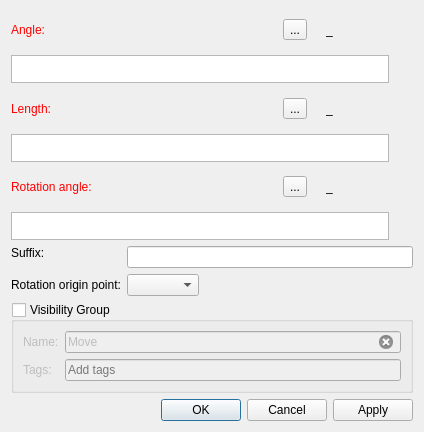
<?xml version="1.0" encoding="UTF-8"?>
<ui version="4.0">
 <class>DialogMove</class>
 <widget class="QDialog" name="DialogMove">
  <property name="geometry">
   <rect>
    <x>0</x>
    <y>0</y>
    <width>424</width>
    <height>432</height>
   </rect>
  </property>
  <property name="windowTitle">
   <string>Move</string>
  </property>
  <property name="windowIcon">
   <iconset resource="../../../vmisc/share/resources/icon.qrc">
    <normaloff>:/icon/64x64/icon64x64.png</normaloff>:/icon/64x64/icon64x64.png</iconset>
  </property>
  <layout class="QVBoxLayout" name="verticalLayout">
   <item>
    <layout class="QHBoxLayout" name="horizontalLayout">
     <item alignment="Qt::AlignLeft">
      <widget class="QLabel" name="labelEditAngle">
       <property name="sizePolicy">
        <sizepolicy hsizetype="Fixed" vsizetype="Preferred">
         <horstretch>0</horstretch>
         <verstretch>0</verstretch>
        </sizepolicy>
       </property>
       <property name="palette">
        <palette>
         <active>
          <colorrole role="WindowText">
           <brush brushstyle="SolidPattern">
            <color alpha="255">
             <red>255</red>
             <green>0</green>
             <blue>0</blue>
            </color>
           </brush>
          </colorrole>
         </active>
         <inactive>
          <colorrole role="WindowText">
           <brush brushstyle="SolidPattern">
            <color alpha="255">
             <red>255</red>
             <green>0</green>
             <blue>0</blue>
            </color>
           </brush>
          </colorrole>
         </inactive>
         <disabled>
          <colorrole role="WindowText">
           <brush brushstyle="SolidPattern">
            <color alpha="255">
             <red>159</red>
             <green>158</green>
             <blue>158</blue>
            </color>
           </brush>
          </colorrole>
         </disabled>
        </palette>
       </property>
       <property name="text">
        <string>Angle:</string>
       </property>
      </widget>
     </item>
     <item>
      <spacer name="horizontalSpacer">
       <property name="orientation">
        <enum>Qt::Horizontal</enum>
       </property>
       <property name="sizeHint" stdset="0">
        <size>
         <width>40</width>
         <height>20</height>
        </size>
       </property>
      </spacer>
     </item>
     <item alignment="Qt::AlignRight">
      <widget class="QToolButton" name="toolButtonExprAngle">
       <property name="toolTip">
        <string>Formula wizard</string>
       </property>
       <property name="text">
        <string notr="true">...</string>
       </property>
       <property name="icon">
        <iconset resource="../../../vmisc/share/resources/icon.qrc">
         <normaloff>:/icon/24x24/fx.png</normaloff>:/icon/24x24/fx.png</iconset>
       </property>
       <property name="iconSize">
        <size>
         <width>24</width>
         <height>24</height>
        </size>
       </property>
      </widget>
     </item>
     <item alignment="Qt::AlignRight">
      <widget class="QLabel" name="label_2">
       <property name="text">
        <string/>
       </property>
       <property name="pixmap">
        <pixmap resource="../../../vmisc/share/resources/icon.qrc">:/icon/24x24/equal.png</pixmap>
       </property>
      </widget>
     </item>
     <item alignment="Qt::AlignRight">
      <widget class="QLabel" name="labelResultAngle">
       <property name="sizePolicy">
        <sizepolicy hsizetype="Fixed" vsizetype="Preferred">
         <horstretch>0</horstretch>
         <verstretch>0</verstretch>
        </sizepolicy>
       </property>
       <property name="minimumSize">
        <size>
         <width>87</width>
         <height>0</height>
        </size>
       </property>
       <property name="toolTip">
        <string>Value</string>
       </property>
       <property name="text">
        <string notr="true">_</string>
       </property>
      </widget>
     </item>
    </layout>
   </item>
   <item>
    <layout class="QHBoxLayout" name="horizontalLayout_6">
     <item>
      <widget class="VPlainTextEdit" name="plainTextEditAngle">
       <property name="sizePolicy">
        <sizepolicy hsizetype="Expanding" vsizetype="Preferred">
         <horstretch>0</horstretch>
         <verstretch>0</verstretch>
        </sizepolicy>
       </property>
       <property name="maximumSize">
        <size>
         <width>16777215</width>
         <height>28</height>
        </size>
       </property>
       <property name="toolTip">
        <string>Calculation</string>
       </property>
       <property name="tabChangesFocus">
        <bool>true</bool>
       </property>
      </widget>
     </item>
     <item>
      <widget class="QPushButton" name="pushButtonGrowAngle">
       <property name="maximumSize">
        <size>
         <width>18</width>
         <height>18</height>
        </size>
       </property>
       <property name="sizeIncrement">
        <size>
         <width>0</width>
         <height>0</height>
        </size>
       </property>
       <property name="toolTip">
        <string>&lt;html&gt;&lt;head/&gt;&lt;body&gt;&lt;p&gt;Show full calculation in message box&lt;/p&gt;&lt;/body&gt;&lt;/html&gt;</string>
       </property>
       <property name="text">
        <string notr="true"/>
       </property>
       <property name="icon">
        <iconset theme="go-down">
         <normaloff>.</normaloff>.</iconset>
       </property>
       <property name="iconSize">
        <size>
         <width>16</width>
         <height>16</height>
        </size>
       </property>
       <property name="flat">
        <bool>true</bool>
       </property>
      </widget>
     </item>
    </layout>
   </item>
   <item>
    <layout class="QHBoxLayout" name="horizontalLayout_2">
     <item alignment="Qt::AlignLeft">
      <widget class="QLabel" name="labelEditLength">
       <property name="sizePolicy">
        <sizepolicy hsizetype="Fixed" vsizetype="Preferred">
         <horstretch>0</horstretch>
         <verstretch>0</verstretch>
        </sizepolicy>
       </property>
       <property name="palette">
        <palette>
         <active>
          <colorrole role="WindowText">
           <brush brushstyle="SolidPattern">
            <color alpha="255">
             <red>255</red>
             <green>0</green>
             <blue>0</blue>
            </color>
           </brush>
          </colorrole>
         </active>
         <inactive>
          <colorrole role="WindowText">
           <brush brushstyle="SolidPattern">
            <color alpha="255">
             <red>255</red>
             <green>0</green>
             <blue>0</blue>
            </color>
           </brush>
          </colorrole>
         </inactive>
         <disabled>
          <colorrole role="WindowText">
           <brush brushstyle="SolidPattern">
            <color alpha="255">
             <red>159</red>
             <green>158</green>
             <blue>158</blue>
            </color>
           </brush>
          </colorrole>
         </disabled>
        </palette>
       </property>
       <property name="text">
        <string>Length:</string>
       </property>
      </widget>
     </item>
     <item>
      <spacer name="horizontalSpacer_2">
       <property name="orientation">
        <enum>Qt::Horizontal</enum>
       </property>
       <property name="sizeHint" stdset="0">
        <size>
         <width>40</width>
         <height>20</height>
        </size>
       </property>
      </spacer>
     </item>
     <item alignment="Qt::AlignRight">
      <widget class="QToolButton" name="toolButtonExprLength">
       <property name="toolTip">
        <string>Formula wizard</string>
       </property>
       <property name="text">
        <string notr="true">...</string>
       </property>
       <property name="icon">
        <iconset resource="../../../vmisc/share/resources/icon.qrc">
         <normaloff>:/icon/24x24/fx.png</normaloff>:/icon/24x24/fx.png</iconset>
       </property>
       <property name="iconSize">
        <size>
         <width>24</width>
         <height>24</height>
        </size>
       </property>
      </widget>
     </item>
     <item alignment="Qt::AlignRight">
      <widget class="QLabel" name="label_3">
       <property name="text">
        <string/>
       </property>
       <property name="pixmap">
        <pixmap resource="../../../vmisc/share/resources/icon.qrc">:/icon/24x24/equal.png</pixmap>
       </property>
      </widget>
     </item>
     <item alignment="Qt::AlignRight">
      <widget class="QLabel" name="labelResultLength">
       <property name="sizePolicy">
        <sizepolicy hsizetype="Fixed" vsizetype="Preferred">
         <horstretch>0</horstretch>
         <verstretch>0</verstretch>
        </sizepolicy>
       </property>
       <property name="minimumSize">
        <size>
         <width>87</width>
         <height>0</height>
        </size>
       </property>
       <property name="toolTip">
        <string>Value</string>
       </property>
       <property name="text">
        <string notr="true">_</string>
       </property>
      </widget>
     </item>
    </layout>
   </item>
   <item>
    <layout class="QHBoxLayout" name="horizontalLayout_7">
     <item>
      <widget class="VPlainTextEdit" name="plainTextEditLength">
       <property name="sizePolicy">
        <sizepolicy hsizetype="Expanding" vsizetype="Preferred">
         <horstretch>0</horstretch>
         <verstretch>0</verstretch>
        </sizepolicy>
       </property>
       <property name="maximumSize">
        <size>
         <width>16777215</width>
         <height>28</height>
        </size>
       </property>
       <property name="toolTip">
        <string>Calculation</string>
       </property>
       <property name="tabChangesFocus">
        <bool>true</bool>
       </property>
      </widget>
     </item>
     <item>
      <widget class="QPushButton" name="pushButtonGrowLength">
       <property name="maximumSize">
        <size>
         <width>18</width>
         <height>18</height>
        </size>
       </property>
       <property name="sizeIncrement">
        <size>
         <width>0</width>
         <height>0</height>
        </size>
       </property>
       <property name="toolTip">
        <string>&lt;html&gt;&lt;head/&gt;&lt;body&gt;&lt;p&gt;Show full calculation in message box&lt;/p&gt;&lt;/body&gt;&lt;/html&gt;</string>
       </property>
       <property name="text">
        <string notr="true"/>
       </property>
       <property name="icon">
        <iconset theme="go-down">
         <normaloff>.</normaloff>.</iconset>
       </property>
       <property name="iconSize">
        <size>
         <width>16</width>
         <height>16</height>
        </size>
       </property>
       <property name="flat">
        <bool>true</bool>
       </property>
      </widget>
     </item>
    </layout>
   </item>
   <item>
    <layout class="QHBoxLayout" name="horizontalLayout_4">
     <item alignment="Qt::AlignLeft">
      <widget class="QLabel" name="labelEditRotationAngle">
       <property name="sizePolicy">
        <sizepolicy hsizetype="Fixed" vsizetype="Preferred">
         <horstretch>0</horstretch>
         <verstretch>0</verstretch>
        </sizepolicy>
       </property>
       <property name="palette">
        <palette>
         <active>
          <colorrole role="WindowText">
           <brush brushstyle="SolidPattern">
            <color alpha="255">
             <red>255</red>
             <green>0</green>
             <blue>0</blue>
            </color>
           </brush>
          </colorrole>
         </active>
         <inactive>
          <colorrole role="WindowText">
           <brush brushstyle="SolidPattern">
            <color alpha="255">
             <red>255</red>
             <green>0</green>
             <blue>0</blue>
            </color>
           </brush>
          </colorrole>
         </inactive>
         <disabled>
          <colorrole role="WindowText">
           <brush brushstyle="SolidPattern">
            <color alpha="255">
             <red>159</red>
             <green>158</green>
             <blue>158</blue>
            </color>
           </brush>
          </colorrole>
         </disabled>
        </palette>
       </property>
       <property name="text">
        <string>Rotation angle:</string>
       </property>
      </widget>
     </item>
     <item>
      <spacer name="horizontalSpacer_3">
       <property name="orientation">
        <enum>Qt::Horizontal</enum>
       </property>
       <property name="sizeHint" stdset="0">
        <size>
         <width>40</width>
         <height>20</height>
        </size>
       </property>
      </spacer>
     </item>
     <item alignment="Qt::AlignRight">
      <widget class="QToolButton" name="toolButtonExprRotationAngle">
       <property name="toolTip">
        <string>Formula wizard</string>
       </property>
       <property name="text">
        <string notr="true">...</string>
       </property>
       <property name="icon">
        <iconset resource="../../../vmisc/share/resources/icon.qrc">
         <normaloff>:/icon/24x24/fx.png</normaloff>:/icon/24x24/fx.png</iconset>
       </property>
       <property name="iconSize">
        <size>
         <width>24</width>
         <height>24</height>
        </size>
       </property>
      </widget>
     </item>
     <item alignment="Qt::AlignRight">
      <widget class="QLabel" name="label_4">
       <property name="text">
        <string/>
       </property>
       <property name="pixmap">
        <pixmap resource="../../../vmisc/share/resources/icon.qrc">:/icon/24x24/equal.png</pixmap>
       </property>
      </widget>
     </item>
     <item alignment="Qt::AlignRight">
      <widget class="QLabel" name="labelResultRotationAngle">
       <property name="sizePolicy">
        <sizepolicy hsizetype="Fixed" vsizetype="Preferred">
         <horstretch>0</horstretch>
         <verstretch>0</verstretch>
        </sizepolicy>
       </property>
       <property name="minimumSize">
        <size>
         <width>87</width>
         <height>0</height>
        </size>
       </property>
       <property name="toolTip">
        <string>Value</string>
       </property>
       <property name="text">
        <string notr="true">_</string>
       </property>
      </widget>
     </item>
    </layout>
   </item>
   <item>
    <layout class="QHBoxLayout" name="horizontalLayout_8">
     <item>
      <widget class="VPlainTextEdit" name="plainTextEditRotationAngle">
       <property name="sizePolicy">
        <sizepolicy hsizetype="Expanding" vsizetype="Preferred">
         <horstretch>0</horstretch>
         <verstretch>0</verstretch>
        </sizepolicy>
       </property>
       <property name="maximumSize">
        <size>
         <width>16777215</width>
         <height>28</height>
        </size>
       </property>
       <property name="toolTip">
        <string>Calculation</string>
       </property>
       <property name="tabChangesFocus">
        <bool>true</bool>
       </property>
      </widget>
     </item>
     <item>
      <widget class="QPushButton" name="pushButtonGrowRotationAngle">
       <property name="maximumSize">
        <size>
         <width>18</width>
         <height>18</height>
        </size>
       </property>
       <property name="sizeIncrement">
        <size>
         <width>0</width>
         <height>0</height>
        </size>
       </property>
       <property name="toolTip">
        <string>&lt;html&gt;&lt;head/&gt;&lt;body&gt;&lt;p&gt;Show full calculation in message box&lt;/p&gt;&lt;/body&gt;&lt;/html&gt;</string>
       </property>
       <property name="text">
        <string notr="true"/>
       </property>
       <property name="icon">
        <iconset theme="go-down">
         <normaloff>.</normaloff>.</iconset>
       </property>
       <property name="iconSize">
        <size>
         <width>16</width>
         <height>16</height>
        </size>
       </property>
       <property name="flat">
        <bool>true</bool>
       </property>
      </widget>
     </item>
    </layout>
   </item>
   <item>
    <layout class="QFormLayout" name="formLayout">
     <property name="fieldGrowthPolicy">
      <enum>QFormLayout::ExpandingFieldsGrow</enum>
     </property>
     <item row="0" column="0">
      <widget class="QLabel" name="labelSuffix">
       <property name="sizePolicy">
        <sizepolicy hsizetype="Preferred" vsizetype="Fixed">
         <horstretch>0</horstretch>
         <verstretch>0</verstretch>
        </sizepolicy>
       </property>
       <property name="text">
        <string>Suffix:</string>
       </property>
      </widget>
     </item>
     <item row="0" column="1">
      <widget class="QLineEdit" name="lineEditSuffix"/>
     </item>
     <item row="1" column="0">
      <widget class="QLabel" name="label">
       <property name="text">
        <string>Rotation origin point:</string>
       </property>
      </widget>
     </item>
     <item row="1" column="1">
      <widget class="QComboBox" name="comboBoxRotationOriginPoint"/>
     </item>
    </layout>
   </item>
   <item>
    <widget class="QGroupBox" name="groupBoxVisibilityGroup">
     <property name="toolTip">
      <string>Enable to create a visibility gropup from original objects</string>
     </property>
     <property name="title">
      <string>Visibility Group</string>
     </property>
     <property name="checkable">
      <bool>true</bool>
     </property>
     <property name="checked">
      <bool>false</bool>
     </property>
     <layout class="QGridLayout" name="gridLayout">
      <item row="0" column="0">
       <widget class="QLabel" name="labelGroupName">
        <property name="text">
         <string>Name:</string>
        </property>
       </widget>
      </item>
      <item row="0" column="1">
       <widget class="QLineEdit" name="lineEditVisibilityGroup">
        <property name="text">
         <string>Move</string>
        </property>
        <property name="clearButtonEnabled">
         <bool>true</bool>
        </property>
       </widget>
      </item>
      <item row="1" column="0">
       <widget class="QLabel" name="label_5">
        <property name="text">
         <string>Tags:</string>
        </property>
       </widget>
      </item>
      <item row="1" column="1">
       <widget class="VCompleterLineEdit" name="lineEditGroupTags">
        <property name="toolTip">
         <string>Separate each tag with comma.</string>
        </property>
        <property name="placeholderText">
         <string>Add tags</string>
        </property>
        <property name="clearButtonEnabled">
         <bool>true</bool>
        </property>
       </widget>
      </item>
     </layout>
    </widget>
   </item>
   <item>
    <widget class="QDialogButtonBox" name="buttonBox">
     <property name="orientation">
      <enum>Qt::Horizontal</enum>
     </property>
     <property name="standardButtons">
      <set>QDialogButtonBox::Apply|QDialogButtonBox::Cancel|QDialogButtonBox::Ok</set>
     </property>
    </widget>
   </item>
  </layout>
 </widget>
 <customwidgets>
  <customwidget>
   <class>VCompleterLineEdit</class>
   <extends>QLineEdit</extends>
   <header>vlineedit.h</header>
  </customwidget>
  <customwidget>
   <class>VPlainTextEdit</class>
   <extends>QPlainTextEdit</extends>
   <header location="global">vplaintextedit.h</header>
  </customwidget>
 </customwidgets>
 <resources>
  <include location="../../../vmisc/share/resources/icon.qrc"/>
 </resources>
 <connections>
  <connection>
   <sender>buttonBox</sender>
   <signal>accepted()</signal>
   <receiver>DialogMove</receiver>
   <slot>accept()</slot>
   <hints>
    <hint type="sourcelabel">
     <x>248</x>
     <y>254</y>
    </hint>
    <hint type="destinationlabel">
     <x>157</x>
     <y>274</y>
    </hint>
   </hints>
  </connection>
  <connection>
   <sender>buttonBox</sender>
   <signal>rejected()</signal>
   <receiver>DialogMove</receiver>
   <slot>reject()</slot>
   <hints>
    <hint type="sourcelabel">
     <x>316</x>
     <y>260</y>
    </hint>
    <hint type="destinationlabel">
     <x>286</x>
     <y>274</y>
    </hint>
   </hints>
  </connection>
 </connections>
</ui>
